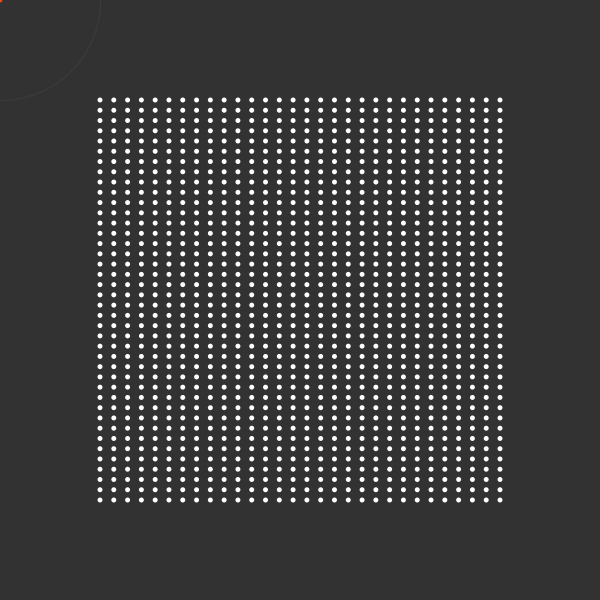
Frame 1 (no input)
Frame 60 (the mouse pressed at the canvas centre just before this capture): identical to frame 1, image omitted
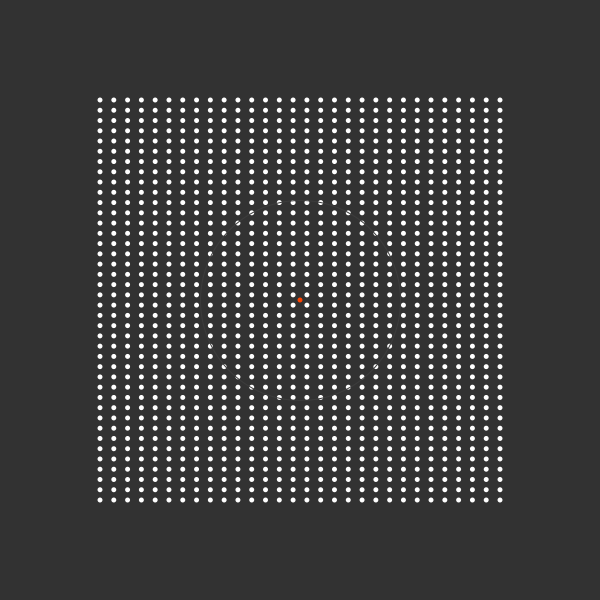
Frame 120 (the mouse held since frame 60 and released just before this capture)

The Processing sketch that drew these frames (run headless with seeded random() and noise(); from frame 60 on, the mouse is pressed at the canvas centre):

// Processing sketch: grid_mouse_influence
// ── grid_mouse_influence.pde
int gridCols = 40;  // Spalten
int gridRows = 30;  // Zeilen

float margin = 100;  // Rand
float influence = 100;   // Einflussbereich der Maus (Radius)

void setup() {
  size(600, 600);
}

void draw() {
  background(50);

  noStroke();
  fill(255);

  for (int r = 0; r < gridRows; r++) {   // Zeilen
    for (int c = 0; c < gridCols; c++) {   // Elemente der Zeile
      float x = map(r, 0, gridRows - 1, margin, width - margin);   // x Position
      float y = map(c, 0, gridCols - 1, margin, height - margin);   // y Position

      ellipse(x, y, 5, 5);
    }
  }
  
  noFill();
  stroke(60);  
  ellipse(mouseX, mouseY, influence * 2.0, influence * 2.0);

  noStroke();
  fill(255, 69, 0);
  ellipse(mouseX, mouseY, 5, 5);
}
